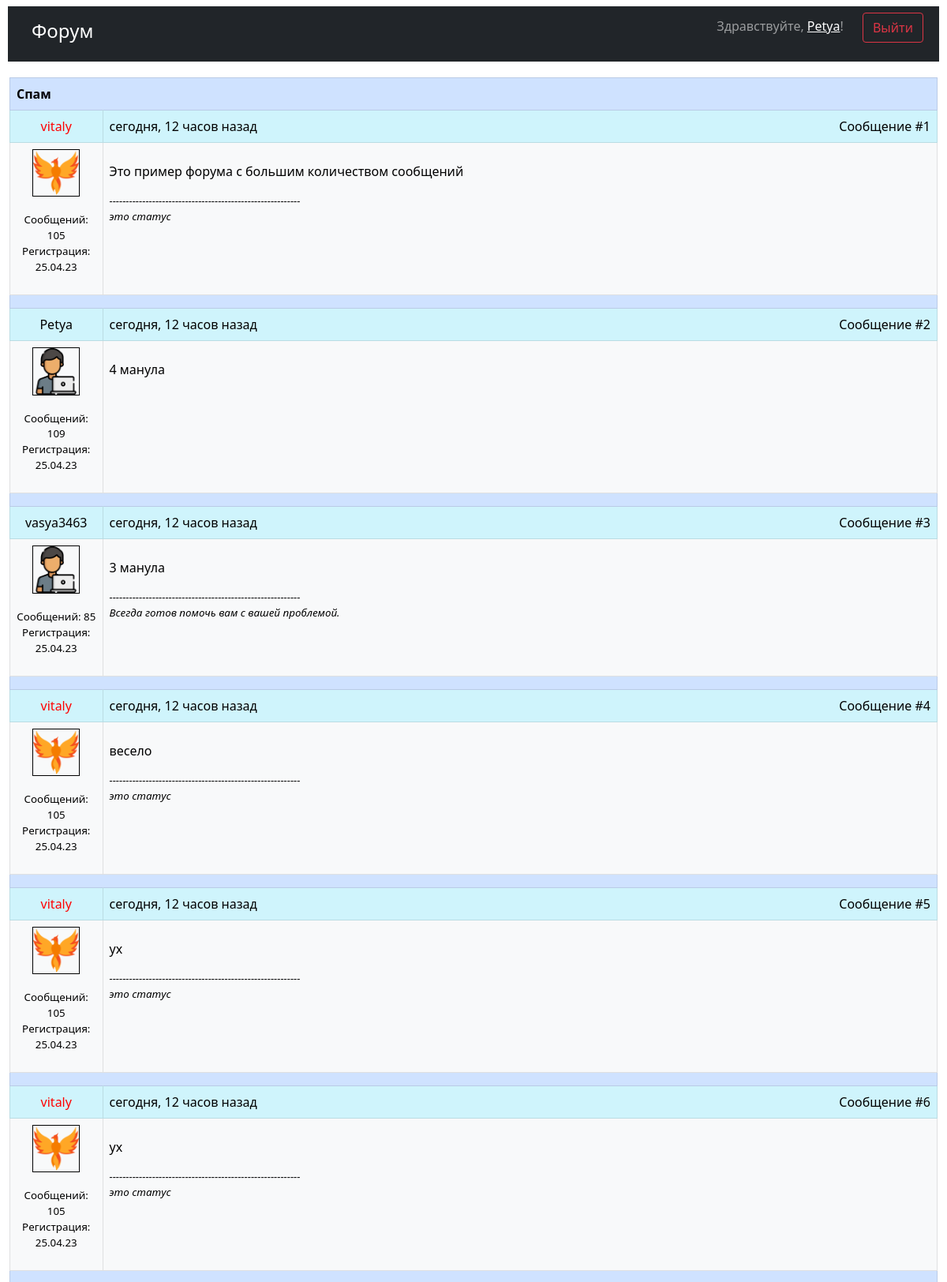
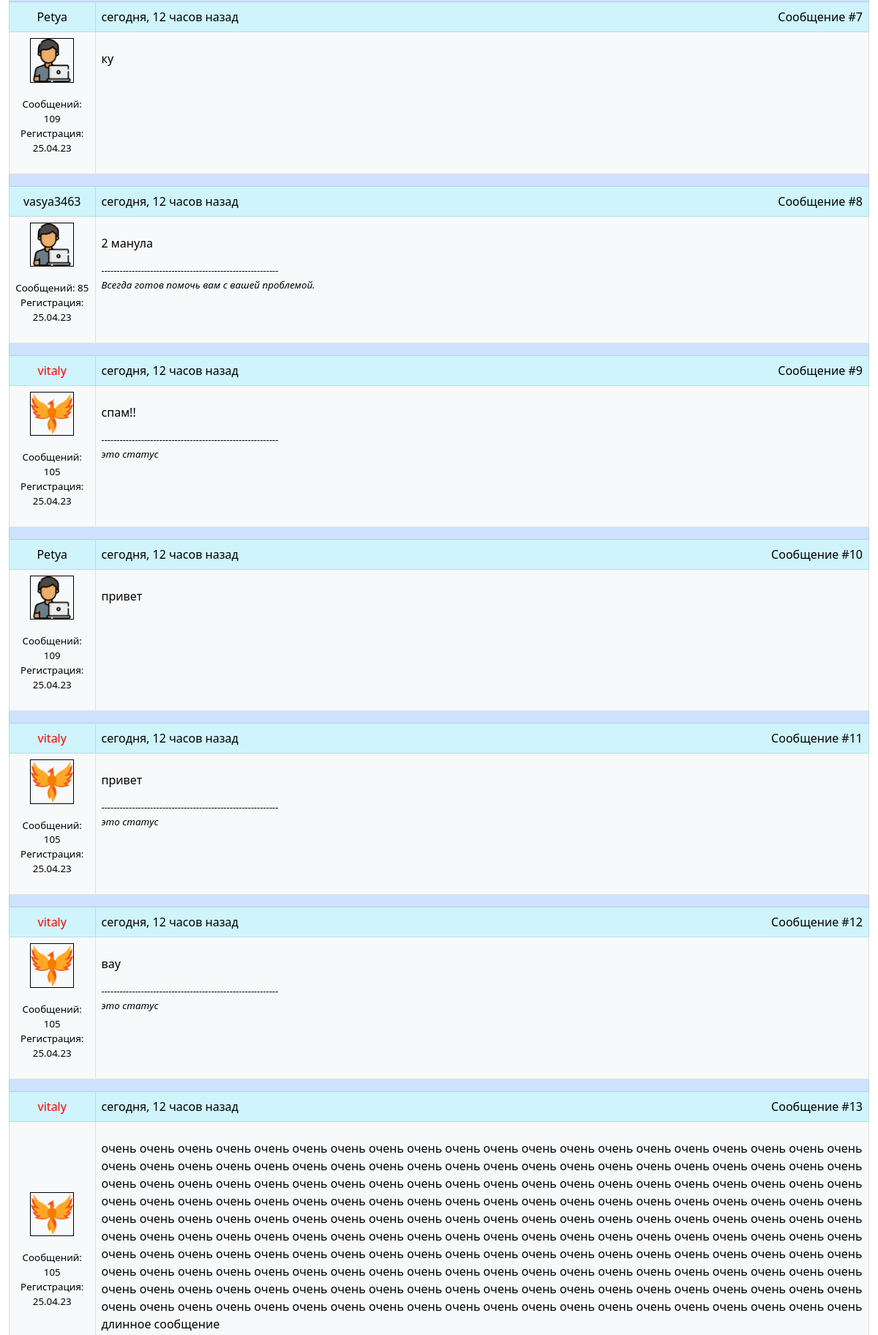
Screenshot of /forum/8 (signed in, upper part) with the database file from the repository (2 pictures, top to bottom).
### database.py (models this page shows, shortened)
class User(BASE, UserMixin, SerializerMixin):
    __tablename__ = "users"
    id = sqlalchemy.Column(sqlalchemy.Integer, primary_key=True, autoincrement=True)
    administrator = sqlalchemy.Column(sqlalchemy.Boolean, default=False)
    nickname = sqlalchemy.Column(sqlalchemy.String, unique=True)
    email = sqlalchemy.Column(sqlalchemy.String, unique=True)
    born_at = sqlalchemy.Column(sqlalchemy.Date)
    hashed_password = sqlalchemy.Column(sqlalchemy.String)
    city = sqlalchemy.Column(sqlalchemy.String, nullable=True)
    registered_at = sqlalchemy.Column(sqlalchemy.DateTime(timezone=True), default=datetime.datetime.now)
    status = sqlalchemy.Column(sqlalchemy.String, nullable=True)
    icon = sqlalchemy.Column(sqlalchemy.String, default="unknown.png")
    @cached_property
    def messages_count(self):
        with Session() as session:
            return session.query(Message).filter(Message.author_id == self.id).count()
    def __str__(self):
        return f'<a href="/account/{self.id}" class="{user_colors[self.administrator]}">{self.nickname}</a>'

class Forum(BASE, SerializerMixin):
    __tablename__ = "forums"
    id = sqlalchemy.Column(sqlalchemy.Integer, primary_key=True, autoincrement=True)
    category_id = sqlalchemy.Column(sqlalchemy.Integer, sqlalchemy.ForeignKey("categories.id"))
    author_id = sqlalchemy.Column(sqlalchemy.Integer, sqlalchemy.ForeignKey("users.id"))
    title = sqlalchemy.Column(sqlalchemy.String)
    icon = sqlalchemy.Column(sqlalchemy.String, nullable=True)
    created_at = sqlalchemy.Column(sqlalchemy.DateTime(timezone=True), default=datetime.datetime.now)
    closed_at = sqlalchemy.Column(sqlalchemy.DateTime(timezone=True), nullable=True)
    likes = sqlalchemy.Column(sqlalchemy.String, default="set()")
    dislikes = sqlalchemy.Column(sqlalchemy.String, default="set()")
    category = relationship("Category", foreign_keys=[category_id], lazy='subquery')
    author = relationship("User", foreign_keys=[author_id], lazy='subquery')
    @cached_property
    def messages(self):
        with Session() as session:
            return session.query(Message).filter(Message.forum_id == self.id).all()

class Message(BASE, SerializerMixin):
    __tablename__ = "messages"
    id = sqlalchemy.Column(sqlalchemy.Integer, primary_key=True, autoincrement=True)
    author_id = sqlalchemy.Column(sqlalchemy.Integer, sqlalchemy.ForeignKey("users.id"))
    forum_id = sqlalchemy.Column(sqlalchemy.Integer, sqlalchemy.ForeignKey("forums.id"))
    text = sqlalchemy.Column(sqlalchemy.String)
    sent_at = sqlalchemy.Column(sqlalchemy.DateTime(timezone=True), default=datetime.datetime.now)
    edited_at = sqlalchemy.Column(sqlalchemy.DateTime(timezone=True), onupdate=datetime.datetime.now)
    author = relationship("User", foreign_keys=[author_id], lazy='subquery')
    forum = relationship("Forum", foreign_keys=[forum_id], lazy='subquery')
    @cached_property
    def markdown_text(self):
        return markdown.markdown(self.text, extensions=["nl2br", "fenced_code", "codehilite"])
    def decl(self, number, titles):
        if 4 < number % 100 < 20:
            return f"{number} {titles[2]} назад"
        if number % 10 == 1:
            return f"{number} {titles[0]} назад"
        if number % 10 < 5:
            return f"{number} {titles[1]} назад"
        return f"{number} {titles[2]} назад"
    def relative_format_time(self):
        diff = datetime.datetime.now() - self.sent_at
        if diff.days == 0:
            hours, minutes = divmod(diff.seconds, 3600)
            minutes, seconds = divmod(minutes, 60)
            if hours:
                return "сегодня, " + self.decl(hours, ["час", "часа", "часов"])
            if minutes:
                return self.decl(minutes, ["минута", "минуты", "минут"])
            return self.decl(seconds, ["секунда", "секунды", "секунд"])
        elif diff.days < 7:
            if diff.days == 1:
                return "вчера"
            return self.decl(diff.days, ["день", "дня", "дней"])
        elif diff.days < 30:
            return self.decl(diff.days // 7, ["неделя", "недели", "недель"])
        elif diff.days < 365:
            return self.decl(diff.days // 30, ["месяц", "месяца", "месяцев"])
        return self.decl(diff.days // 365, ["год", "года", "лет"])

### main.py (the view, shortened to what this page needs)
@app.route("/forum/<forum_id>", methods=["GET", "POST"])
def forum_page(forum_id):
    with Session() as session:
        forum = session.query(Forum).filter(Forum.id == forum_id).first()
    form = MessageForm()
    page = int(request.args.get("page", 1))
    return render_template("forum.html", forum=forum, messages=[forum.messages[0], *forum.messages[(page - 1) * 20 + 1:page * 20 + 1]],
                           total_pages=len(forum.messages) // 20 + bool(len(forum.messages) % 20), form=form)

### main.py (called while the page is built)
@login_manager.user_loader
def load_user(user_id):
    with Session() as session:
        return session.query(User).filter(User.id == user_id).first()

### templates/forum.html (shortened to what this page needs)
{% extends "base.html" %}
{% block content %}
{% set page = request.args.get("page", 1) | int %}
<table class="table table-bordered">
    <thead>
    <tr class="table-primary">
        <th scope="col" colspan="2">{{forum.title}}</th>
    </tr>
    </thead>
    <tbody>
    {% for message in messages %}
    <tr class="table-info">
        <td class="text-center" scope="col" style="width:10%;">{{message.author | safe}}</td>
        <td scope="col" style="width:90%"><span style="float: left">{{message.relative_format_time()}}</span><span style="float: right">Сообщение #{{ 1 if loop.first else (page - 1) * 20 + loop.index }}</span></td>
    </tr>
    <tr class="table-light">
        <td class="text-center align-middle" scope="col" style="width:10%">
            <img src="{{url_for('static', filename='img/' + message.author.icon)}}" style="width: 60%;height: auto" border="1">
            <p style="font-size: smaller"><br>Сообщений: {{message.author.messages_count}}<br>Регистрация: {{message.author.registered_at.strftime("%d.%m.%y")}}
            </p>
        </td>
        <td scope="col" style="width:90%">
            <p>{{message.markdown_text | safe}}</p>
            {% if message.author.status %}
            <p style="vertical-align: bottom;font-size: smaller;font-style: italic">
                ----------------------------------------------------------<br>
                {{message.author.status}}
            </p>
            {% endif %}
        </td>
    </tr>
    <tr class="table-primary">
        <td scope="col" colspan="2"></td>
    </tr>
    {% endfor %}
    </tbody>
</table>
{% endblock %}

### templates/base.html (shortened to what this page needs)
<!DOCTYPE html>
<html lang="en">
<head>
    <link rel="stylesheet"
          href="https://cdn.jsdelivr.net/npm/bootstrap@5.0.0-beta1/dist/css/bootstrap.min.css"
>
    <link rel="stylesheet" type="text/css" href="{{url_for('static', filename='css/style.css')}}"/>
</head>
<body>
    <header>
        <nav class="navbar navbar-dark bg-dark align-items-center mt-2" style="margin-left: 10px; margin-right: 10px; margin-bottom: 20px">
            <a class="navbar-brand" href="/" style="margin-left: 30px"><h4>Форум</h4></a>
            <p style="vertical-align: bottom">
            <span class="navbar-text" style="margin-right: 20px;vertical-align: center">
                {% if current_user.is_authenticated %}
                Здравствуйте, <a href="/account/{{current_user.id}}">{{ current_user.nickname }}</a>!
                {% else %}
                Здравствуйте, гость!
                {% endif %}
            </span>
                {% if current_user.is_authenticated %}
                <a class="btn btn-outline-danger" href="/logout" style="margin-right: 20px">Выйти</a>
                {% else %}
                <a class="btn btn-outline-primary" href="/register" style="margin-right: 10px">Зарегистрироваться</a>
                <a class="btn btn-outline-success" href="/login" style="margin-right: 20px">Войти</a>
                {% endif %}
            </p>
        </nav>
    </header>
    <main role="main" class="container-fluid">
        {% block content %}{% endblock %}
    </main>
</body>
</html>

### static/css/style.css (style rules this page uses)
.admin-link { color: red; background-color: transparent; text-decoration: none; }
.user-link { color: black; background-color: transparent; text-decoration: none; }

### rows the page displays
User: nickname "Petya"
Forum: title "Спам"
Message: author "vitaly", relative_format_time "сегодня, 12 часов назад", 1ifloop.firstelse(page-1)*20+loop.index "1", icon (picture), author.messages_count "105", author.registered_at "25.04.23", markdown_text "Это пример форума с большим количеством сообщений", author.status "это статус"
Message: author "Petya", relative_format_time "сегодня, 12 часов назад", first "2", icon (picture), author.messages_count "109", author.registered_at "25.04.23", markdown_text "4 манула"
Message: author "vasya3463", relative_format_time "сегодня, 12 часов назад", first "3", icon (picture), author.messages_count "85", author.registered_at "25.04.23", markdown_text "3 манула", author.status "Всегда готов помочь вам с вашей проблемой."
Message: author "vitaly", relative_format_time "сегодня, 12 часов назад", first "4", icon (picture), author.messages_count "105", author.registered_at "25.04.23", markdown_text "весело", author.status "это статус"
Message: author "vitaly", relative_format_time "сегодня, 12 часов назад", first "5", icon (picture), author.messages_count "105", author.registered_at "25.04.23", markdown_text "ух", author.status "это статус"
Message: author "vitaly", relative_format_time "сегодня, 12 часов назад", first "6", icon (picture), author.messages_count "105", author.registered_at "25.04.23", markdown_text "ух", author.status "это статус"
Message: author "Petya", relative_format_time "сегодня, 12 часов назад", first "7", icon (picture), author.messages_count "109", author.registered_at "25.04.23", markdown_text "ку"
Message: author "vasya3463", relative_format_time "сегодня, 12 часов назад", 1ifloop.firstelse(page-1)*20+loop.index "8", icon (picture), author.messages_count "85", author.registered_at "25.04.23", markdown_text "2 манула", author.status "Всегда готов помочь вам с вашей проблемой."
Message: author "vitaly", relative_format_time "сегодня, 12 часов назад", first "9", icon (picture), author.messages_count "105", author.registered_at "25.04.23", markdown_text "спам!!", author.status "это статус"
Message: author "Petya", relative_format_time "сегодня, 12 часов назад", first "10", icon (picture), author.messages_count "109", author.registered_at "25.04.23", markdown_text "привет"
Message: author "vitaly", relative_format_time "сегодня, 12 часов назад", first "11", icon (picture), author.messages_count "105", author.registered_at "25.04.23", markdown_text "привет", author.status "это статус"
Message: author "vitaly", relative_format_time "сегодня, 12 часов назад", first "12", icon (picture), author.messages_count "105", author.registered_at "25.04.23", markdown_text "вау", author.status "это статус"
Message: author "vitaly", relative_format_time "сегодня, 12 часов назад", first "13", icon (picture), author.messages_count "105", author.registered_at "25.04.23", markdown_text "очень очень очень очень очень очень очень очень очень очень очень очень очень очень очень очень очень очень очень очень очень очень очень очень очень очень очень очень очень очень очень очень очень очень очень очень очень очень очень очень очень очень очень очень очень очень очень очень очень очень очень очень очень очень очень очень очень очень очень очень очень очень очень очень очень очень очень очень очень очень очень очень очень очень очень очень очень очень очень очень очень очень очень очень очень очень очень очень очень очень очень очень очень очень очень очень очень очень очень очень очень очень очень очень очень очень очень очень очень очень очень очень очень очень очень очень…"
